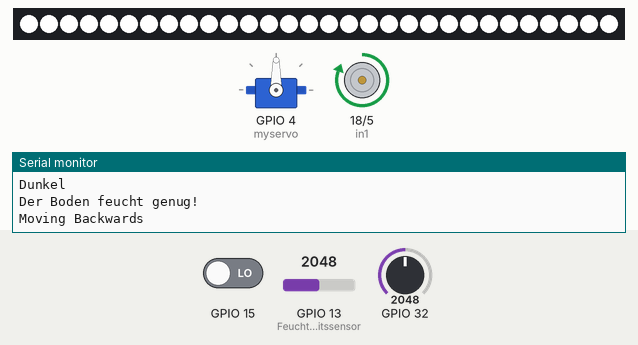
Simulated run of this sketch. Board: ESP32. Shown: servo, 30 RGB LEDs in strip order, left to right, motor-driver pin pairs drawn as motors (green arrow = first pin HIGH = forward, orange = second pin HIGH = backward, longer = more drive), the last lines printed to the serial monitor. Inputs (shaded band) come from the test bench; at power-on: GPIO 15 LOW, GPIO 32 = 2048, GPIO 13 (Feuchtigkeitssensor) = 2048. Dim RGB values are drawn brighter than linear; random numbers use the default seed unless the sketch sets one.

Above: at 7.3 s.
7.4 s: GPIO 15 driven HIGH
At 14.8 s:
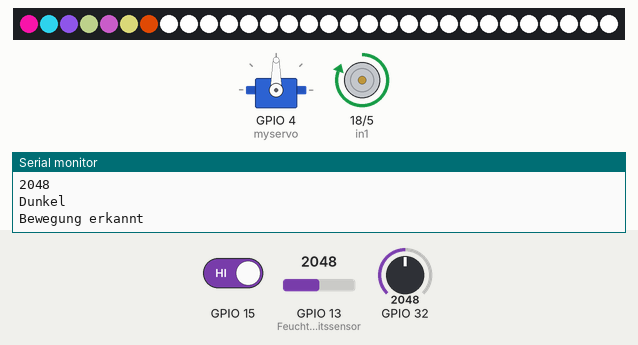
15.4 s: GPIO 32 set to 2540
At 22.06 s:
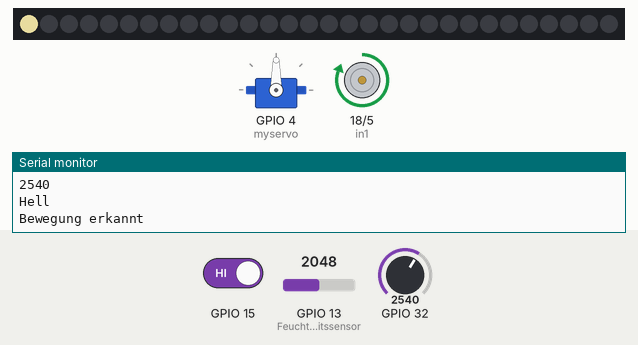
22.7 s: GPIO 13 (Feuchtigkeitssensor) set to 1559
30.0 s: GPIO 13 (Feuchtigkeitssensor) set to 1466
At 33.0 s:
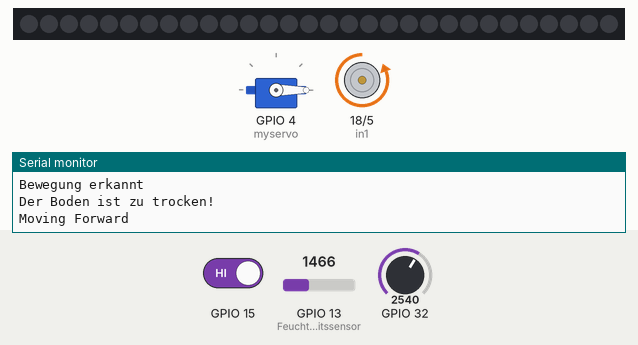
37.3 s: GPIO 32 set to 2462
At 40.68 s:
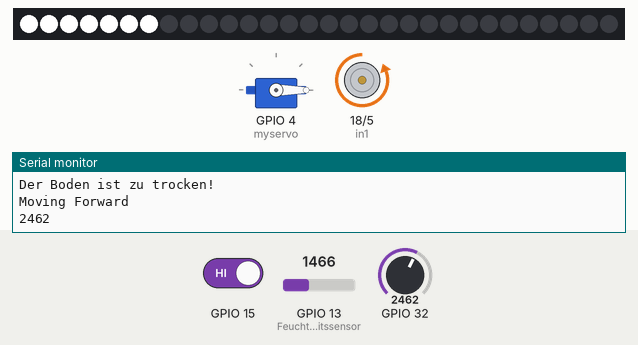
44.6 s: GPIO 32 set to 2866
At 54.36 s:
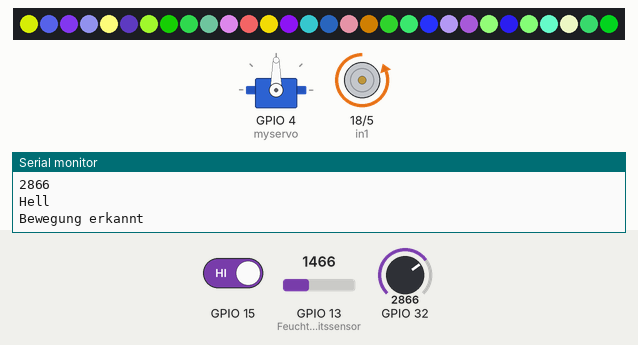
Timing chart, 0 to 54.5 s (numbered marks = the images above; inputs shaded):
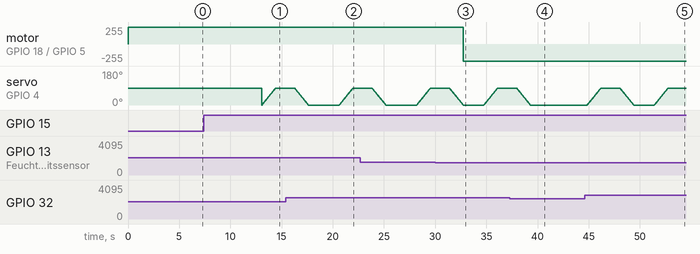

Measured:
- the behaviour switches between 1500 and 1499 on GPIO 13 (Feuchtigkeitssensor) (found by bisection; images 2 and 3)
- the behaviour switches between 2500 and 2499 on GPIO 32 (found by bisection; images 3 and 4)
- after the input at 7.4 s, the LEDs: first change after 7.0 s (image 1 shows a later state)
- after the input at 30.0 s, motor on GPIO 18 (in1) / GPIO 5 (in2): forward 255/255 → backward 255/255 after 2.7 s

The sketch:

1._Ergebnis.ino
```cpp
////////////////////////////////////////////////////////////////////

#include <Servo.h>
#include <Adafruit_NeoPixel.h>

//#include <Wire.h>
//#include <BH1750.h>

//BH1750 lightMeter;

#define NUMPIXELS 30 // Popular NeoPixel ring size
int pos = 0;    // variable to store the servo position
int led_1 = 2;

int Bewegungssensor = 21;

////////////////////////////////////////////////////////////////////

int in1 = 18;
int in2 = 5;
const int freq = 30000;
const int pwmChannel = 1;
const int resolution = 8;
int dutyCycle = 200;


Servo myservo;
Adafruit_NeoPixel pixels(NUMPIXELS, led_1, NEO_GRB  + NEO_KHZ800);


void whiteLight() {
  //pixels.clear(); // Set all pixel colors to 'off'
  for (int i = 0; i < NUMPIXELS; i++) {
    pixels.setPixelColor(i, pixels.Color(255, 255, 255));
    pixels.show();   // Send the updated pixel colors to the hardware.
    delay(50); // Pause before next pass through loop
  }
}

void Lighteffect() {
  //pixels.clear(); // Set all pixel colors to 'off'
  for (int i = 0; i < NUMPIXELS; i++) {
     int color1 = random(0,255);
     int color2 = random(0,255);
    int color3 = random(0,255);
    pixels.setPixelColor(i, pixels.Color(color1, color2, color3));
    pixels.show();   // Send the updated pixel colors to the hardware.
    delay(50); // Pause before next pass through loop
//    color1 -= 8;
//  color2 += 8;
//color3 -= 8;
  }
}

////////////////////////////////////////////////////////////////////
void forward() {
  Serial.println("Moving Forward");
  digitalWrite(in1, LOW);
  digitalWrite(in2, HIGH);
  delay(1000);
}

void forward_smooth() {
  digitalWrite(in1, HIGH);
  digitalWrite(in2, LOW);
  while (dutyCycle <= 255) {
    ledcWrite(pwmChannel, dutyCycle);
    Serial.print("Forward with duty cycle: ");
    Serial.println(dutyCycle);
    dutyCycle = dutyCycle + 5;
    delay(500);
  }
  dutyCycle = 200;
}
void back() {
  Serial.println("Moving Backwards");
  digitalWrite(in1, HIGH);
  digitalWrite(in2, LOW);
  delay(2000);
}
void off() {
  Serial.println("Motor stopped");
  digitalWrite(in1, LOW);
  digitalWrite(in2, LOW);
  delay(1000);
}

void servo_open(){
  for (pos = 0; pos <= 90; pos += 1) { // goes from 0 degrees to 180 degrees
      myservo.write(pos);              // tell servo to go to position in variable 'pos'
      delay(15);                       // waits 15ms for the servo to reach the position
    }
}

void servo_close(){
  for (pos = 90; pos >= 0; pos -= 1) { // goes from 180 degrees to 0 degrees
      myservo.write(pos);              // tell servo to go to position in variable 'pos'
      delay(15);                       // waits 15ms for the servo to reach the position
    }
}

////////////////////////////////////////////////////////////////////

int taster = 33;

////////////////////////////////////////////////////////////////////

int Feuchtigkeitssensor = 13;
int liquid_level;


void setup() {


  ////////////////////////////////////////////////////////////////////

  myservo.attach(4);  // attaches the servo on pin 13 to the servo object
  Serial.begin(9600);

  Serial.print("Start");
  ////////////////////////////////////////////////////////////////////

  pixels.begin(); // INITIALIZE NeoPixel strip object (REQUIRED)

  ////////////////////////////////////////////////////////////////////

  pinMode(Bewegungssensor, INPUT);

  ////////////////////////////////////////////////////////////////////

  pinMode(in1, OUTPUT);
  pinMode(in2, OUTPUT);
 // pinMode(GSM1, OUTPUT);
  //ledcSetup(pwmChannel, freq, resolution);
  //ledcAttachPin(GSM1, pwmChannel);
 pinMode(32, INPUT);
 pinMode(15, INPUT);

  ////////////////////////////////////////////////////////////////////

  pinMode(taster, INPUT);

  ////////////////////////////////////////////////////////////////////

  pinMode(Feuchtigkeitssensor, INPUT);

  ////////////////////////////////////////////////////////////////////

 // Wire.begin();
 // lightMeter.begin();

  ////////////////////////////////////////////////////////////////////
}


void loop() {

  ////////////////////////////////////////////////////////////////////

  Bewegungssensor = digitalRead(15);
  if (Bewegungssensor == HIGH) {
    Serial.println("Bewegung erkannt");
    for (pos = 0; pos <= 90; pos += 1) { // goes from 0 degrees to 180 degrees
      myservo.write(pos);              // tell servo to go to position in variable 'pos'
      delay(15);                       // waits 15ms for the servo to reach the position
    }
                                                                                                                  //Toröffner
    Lighteffect();
    delay(300);
    pixels.clear();
    pixels.show();

    for (pos = 90; pos >= 0; pos -= 1) { // goes from 180 degrees to 0 degrees
      myservo.write(pos);              // tell servo to go to position in variable 'pos'
      delay(15);                       // waits 15ms for the servo to reach the position
    }
  }

  ////////////////////////////////////////////////////////////////////

  liquid_level = analogRead(Feuchtigkeitssensor);
  if (liquid_level < 1500) {
    Serial.println("Der Boden ist zu trocken!");
    forward();                                                                           //Pumpe
  }
  else {
    Serial.println("Der Boden feucht genug!");
    back();
  }

  ////////////////////////////////////////////////////////////////////
/*
  //float lux = lightMeter.readLightLevel();
  float lux = 100;
  if (lux < 70) {
    whiteLight();
    Serial.println("Dunkel");
  }
  else {                                                                              //Licht bei Dunkelheit
    pixels.clear();
    pixels.show();
    delay(1000);
    Serial.println("Hell");
  }
*/

  int Helligkeit = analogRead(32);
  Serial.println(Helligkeit);
  if(Helligkeit<2500){
    whiteLight();
    Serial.println("Dunkel");
    delay(3000);
  }
  else {                                                                              //Licht bei Dunkelheit
    pixels.clear();
    pixels.show();
    delay(1000);
    Serial.println("Hell");
  }

  ////////////////////////////////////////////////////////////////////

}
```
